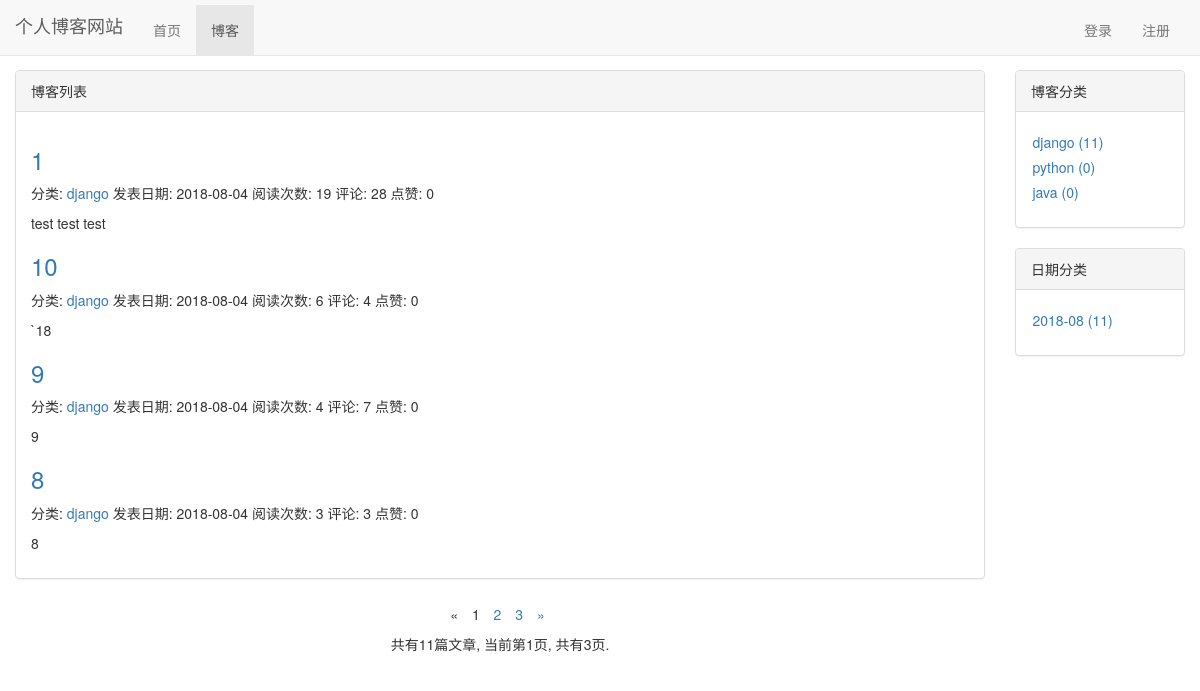
Screenshot of /blog/ with the database file from the repository.
### blog/models.py (models this page shows, shortened)
class Blog(models.Model,ReadNumExpand):
    title = models.CharField(max_length=50)
    content = RichTextUploadingField()
    blog_type = models.ForeignKey(BlogType,on_delete=models.DO_NOTHING)
    author = models.ForeignKey(User,on_delete=models.DO_NOTHING)
    read_details = GenericRelation(ReadNumberByDay)
    create_time = models.DateTimeField(auto_now_add=True)
    last_update_time = models.DateTimeField(auto_now=True)
    class Meta:
        ordering=['-create_time']

class BlogType(models.Model):
    type_name = models.CharField(max_length=30)

### read_statistics/models.py (models this page shows)
class ReadNumber(models.Model):
    read_number = models.IntegerField(default=0)
    content_type = models.ForeignKey(ContentType,on_delete=models.DO_NOTHING)
    object_id = models.PositiveIntegerField()
    content_object = GenericForeignKey('content_type','object_id')

### likes/models.py (models this page shows)
class LikeCount(models.Model):
    content_type = models.ForeignKey(ContentType, on_delete=models.DO_NOTHING)
    object_id = models.PositiveIntegerField()
    content_object = GenericForeignKey('content_type', 'object_id')
    likeed_num = models.IntegerField(default=0)

### blog/views.py (the view)
# urls.py: path('',views.blog_list,name='blog_list'),
def blog_list(request):
    all_blogs = Blog.objects.all()
    context = get_common_blogs_data(request,all_blogs)
    return render(request,'blog_list.html',context)

### comment/templatetags/comment_tags.py (called while the page is built)
@register.simple_tag()
def get_comment_count(obj):
    content_type = ContentType.objects.get_for_model(obj)
    return Comment.objects.filter(content_type=content_type,object_id=obj.pk).count()

### likes/templatetags/like_count_tags.py (called while the page is built)
@register.simple_tag()
def get_liked_count(obj):
    content_type = ContentType.objects.get_for_model(obj)
    like_count,created = LikeCount.objects.get_or_create(content_type=content_type,object_id=obj.pk)
    return like_count.likeed_num

### myblog/context_processors.py (called while the page is built)
def login_modal_form(request):
    return {'login_modal_form':LoginForm()}

### read_statistics/models.py (called while the page is built)
    def get_read_number(self):
        ct = ContentType.objects.get_for_model(self)
        try:
            readnum = ReadNumber.objects.get(content_type=ct,object_id=self.pk).read_number
        except exceptions.ObjectDoesNotExist:
            readnum = 0
        return readnum

### blog/templates/blog_list.html (shortened to what this page needs)
{% extends 'base.html' %}
{% load comment_tags %}
{% load like_count_tags %}
{% block nav_blog_active %}
    active
{% endblock %}
{% block content %}
    <div class="container-fluid">
        <div  class="row">
            <div class="col-xs-12 col-sm-10 col-md-9 col-lg-10">
                <div class="panel panel-default">
                    <div class="panel-heading">{% block blog_list_title %}博客列表{% endblock %}</div>
                    <div class="panel-body">
                        {% for blog in page_of_blogs.object_list %}
                            <div class="blog">
                                <a href="{% url 'blog_detail' blog.pk %}"><h3>{{ blog.title }}</h3></a>
                            <p class="blog-info">
                                分类: <a href="{% url 'blog_with_type' blog.blog_type.pk %}">{{ blog.blog_type.type_name }}</a>
                                发表日期: {{ blog.create_time|date:'Y-m-d' }}
                                阅读次数: {{ blog.get_read_number }}
                                评论: {% get_comment_count blog %}
                                点赞: {% get_liked_count blog %}
                            </p>
                            </div>
                        <p>{{ blog.content|striptags|truncatechars:30 }}</p>
                    {% empty %}
                        <div class="blog">
                            <p>暂无博客，敬请期待</p>
                        </div>
                    {% endfor %}
                    </div>
                </div>
                <div class="paginator" style="text-align: center">
                     <ul class="paginator list-inline">
                            <li>
                                {% if page_of_blogs.has_previous %}
                                    <a href="?page={{ page_of_blogs.previous_page_number }}" aria-label="Previous">
                                        <span aria-hidden="true">&laquo;</span>
                                    </a>
                                {% else %}
                                    <span aria-hidden="true">&laquo;</span>
                                {% endif %}
                            </li>
                            {% for number in page_list %}
                                {% if number == page_of_blogs.number %}
                                    <li class="active"><span>{{ number }}</span></li>
                                {% else %}
                                    {% if number ==  '...' %}
                                        <li><span>...</span></li>
                                    {% else %}
                                        <li><a href="?page={{ number }}">{{ number }}</a></li>
                                    {% endif %}
                                {% endif %}
                            {% endfor %}
                            <li>
                                {% if page_of_blogs.has_next %}
                                    <a href="?page={{ page_of_blogs.next_page_number }}" aria-label="Next">
                                        <span aria-hidden="true">&raquo;</span>
                                    </a>
                                {% else %}
                                    <span aria-hidden="true">&raquo;</span>
                                {% endif %}
                            </li>
                        </ul>
                        <p>
                            共有{{ page_of_blogs.paginator.count}}篇文章,
                            当前第{{ page_of_blogs.number}}页,
                            共有{{ p.num_pages }}页.
                        </p>
                </div>
            </div>
            <div class="hidden-xs col-sm-2 col-md-3 col-lg-2">
                <div class="panel panel-default">
                    <div class="panel-heading">博客分类</div>
                    <div class="panel-body">
                        <ul>
                            {% for blog_type in blog_types %}
                                <li>
                                    <a href="{% url 'blog_with_type' blog_type.pk %}">{{ blog_type.type_name }}&nbsp;({{ blog_type.blog_count }})</a>
                                </li>
                            {% empty %}
                                <li></li>
                            {% endfor %}
                        </ul>
                    </div>
                </div>
                <div class="panel panel-default">
                    <div class="panel-heading">日期分类</div>
                    <div class="panel-body">
                        <ul>
                            {% for blog_date,blog_count in blogs_date.items %}
                                <li>
                                    <a href="{% url 'blog_with_date' blog_date.year blog_date.month %}">
                                        {{ blog_date|date:'Y-m' }}&nbsp;({{ blog_count }})
                                    </a>
                                </li>
                            {% endfor %}
                        </ul>
                    </div>
                </div>
            </div>
        </div>
    </div>
{% endblock %}

### blog/static/base.css (style rules this page uses)
body { margin-top: 70px!important; }
ul { list-style-type: none; padding-left: 1.5px; }
li { margin-top: 5px; }

### rows the page displays
Blog: title "1", blog_type.type_name "django", create_time "2018-08-04", get_read_number "19", id "28", id.likeed_num "0", content "test test test"
Blog: title "10", blog_type.type_name "django", create_time "2018-08-04", get_read_number "6", id "4", id.likeed_num "0", content "`18"
Blog: title "9", blog_type.type_name "django", create_time "2018-08-04", get_read_number "4", id "7", id.likeed_num "0", content "9"
Blog: title "8", blog_type.type_name "django", create_time "2018-08-04", get_read_number "3", id "3", id.likeed_num "0", content "8"
BlogType: type_name "django", blog_count "11"
BlogType: type_name "python", blog_count "0"
BlogType: type_name "java", blog_count "0"

### other values shown
{{ number }} "1"
{{ number }} "2" "3"
{{ page_of_blogs.paginator.count }} "11"
{{ page_of_blogs.number }} "1"
{{ p.num_pages }} "3"
{{ blog_date|date:'Y-m' }} "2018-08"
{{ blog_count }} "11"
